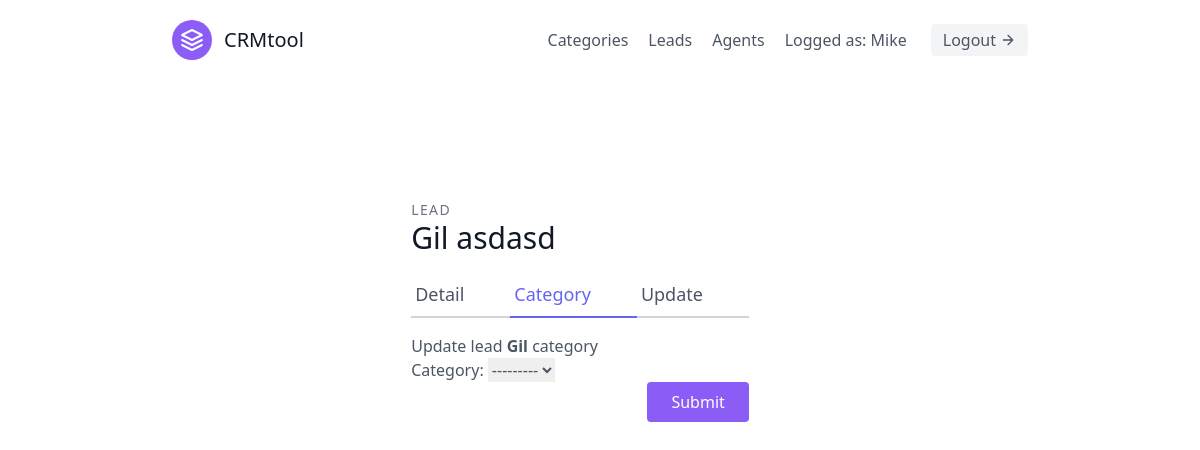
The page /leads/categories/update/1/ (signed in) on the database as committed earlier.
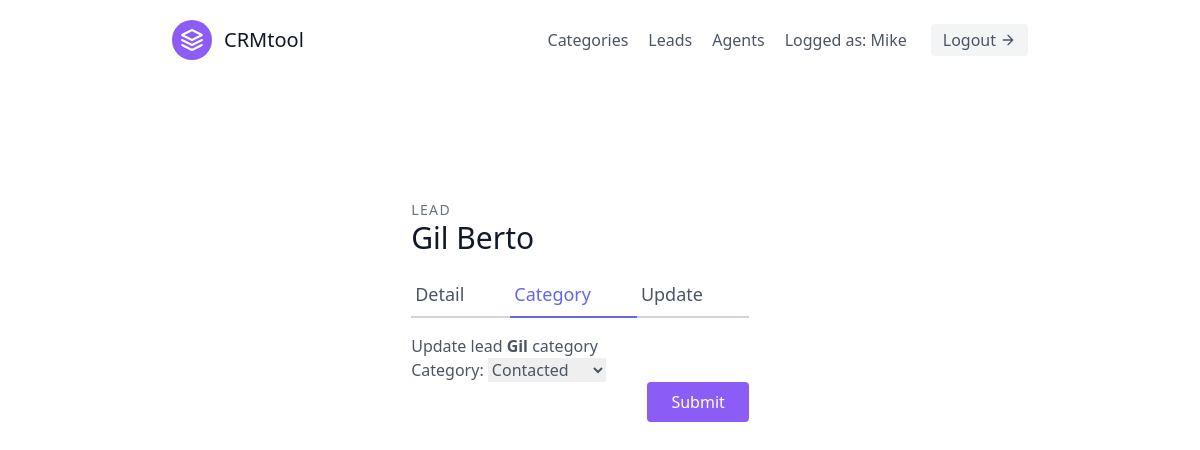
The same page on the database as committed later.
### leads/models.py (models this page shows)
class Lead(models.Model):
    first_name = models.CharField(max_length=20)
    last_name = models.CharField(max_length=20)
    age = models.IntegerField(default=0)
    phone_number = models.CharField(blank=True, null=True, max_length=15)
    data_created = models.DateField(auto_now_add=True)
    organisation = models.ForeignKey(UserProfile, on_delete=models.CASCADE)
    agent = models.ForeignKey('Agent', blank=True, null=True, on_delete=models.SET_NULL) #Cascade means when agent is deleted leads is deleted too
    category = models.ForeignKey('Category', related_name='leads', blank=True, null=True, on_delete=models.SET_NULL)

### leads/views.py (the view, shortened to what this page needs)
# urls.py: path('categories/update/<int:pk>/', CategoryUpdateView.as_view(), name='update_category'),
class CategoryUpdateView(LoginRequiredMixin, generic.UpdateView):
    template_name = 'leads/leadcategory_update.html'
    form_class = LeadUpdateCategoryForm
    def get_queryset(self):
        user = self.request.user
        if (user.is_organisor):
            queryset = Lead.objects.filter(organisation=user.userprofile)
        else:
            queryset = Lead.objects.filter(organisation=user.agent.organisation)
            queryset = Lead.objects.filter(agent__user=user)
        return queryset

### leads/forms.py
class LeadUpdateCategoryForm(forms.ModelForm):
    class Meta:
        model = Lead
        fields = ('category',)

### leads/models.py (called while the page is built)
    def __str__(self):
        return self.name

### leads/templates/leads/leadcategory_update.html (shortened to what this page needs)
{% extends 'base.html' %}
{% load tailwind_filters %}
{% block content %}
<div class="max-w-lg mx-auto">
    <section class="text-gray-600 body-font overflow-hidden mx-auto">
        <div class="container px-5 py-24 mx-auto">
        <div class="lg:w-4/5 mx-auto flex flex-wrap">
            <div class="w-full lg:pr-10 lg:py-6 mb-6 lg:mb-0">
            <h2 class="text-sm title-font text-gray-500 tracking-widest">LEAD</h2>
            <h1 class="text-gray-900 text-3xl title-font font-medium mb-4"> {{ lead.first_name }} {{ lead.last_name }} </h1>
            <div class="flex mb-4">
                <a href="{% url 'leads:detail_lead' pk=lead.id %}" class="flex-grow border-b-2 border-gray-300 py-2 text-lg px-1">Detail</a>
                <a class="flex-grow text-indigo-500 border-b-2 border-indigo-500 py-2 text-lg px-1">Category</a>
                {% if request.user.is_organisor %}
                    <a href="{% url 'leads:update_lead' pk=lead.id %}" class="flex-grow border-b-2 border-gray-300 py-2 text-lg px-1">Update</a>
                {% endif %}
            </div>
            <div class="main">
                <h1>Update lead <strong>{{lead.first_name}}</strong> category</h1>
                    <form method="POST">
                        {{ form|crispy }}
                        <input class="flex ml-auto text-white bg-purple-500 border-0 py-2 px-6 focus:outline-none hover:bg-purple-600 rounded" type="submit">
                    </form>
            </div>
            </div>
        </div>
        </div>
    </section>
</div>
{% endblock content %}

Rows that differ between the two databases and show on the page:
changed Lead "Gil": last_name "asdasd" → "Berto"; category "---------" → "Contacted"
